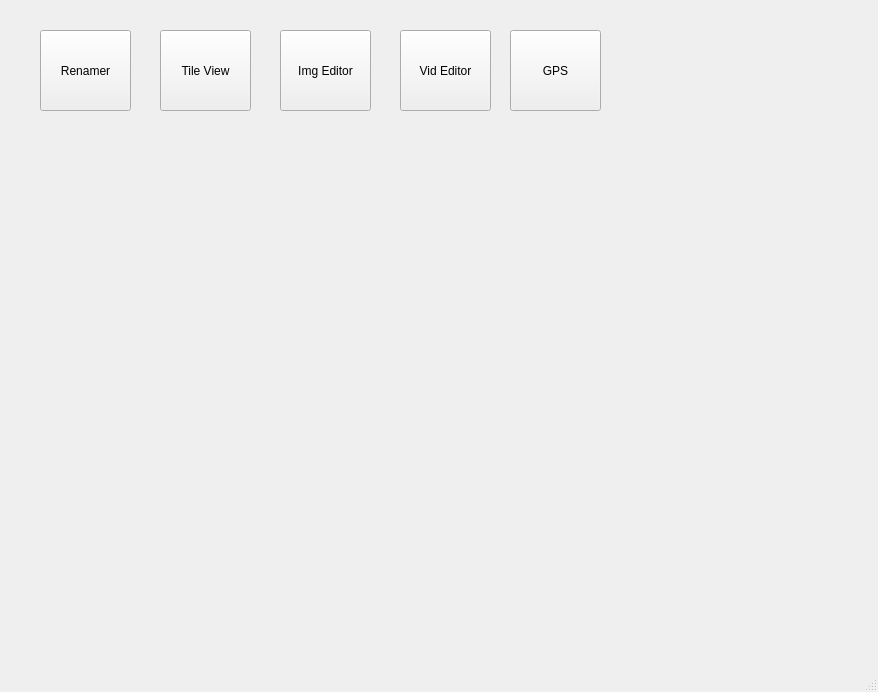
<?xml version="1.0" encoding="UTF-8"?>
<ui version="4.0">
    <class>MainWindow</class>
    <widget class="QMainWindow" name="MainWindow">
        <property name="geometry">
            <rect>
                <x>0</x>
                <y>0</y>
                <width>878</width>
                <height>692</height>
            </rect>
        </property>
        <property name="acceptDrops">
            <bool>true</bool>
        </property>
        <property name="windowTitle">
            <string>Media Management</string>
        </property>
        <widget class="QWidget" name="centralwidget">
            <property name="sizePolicy">
                <sizepolicy hsizetype="Expanding" vsizetype="Expanding">
                    <horstretch>0</horstretch>
                    <verstretch>0</verstretch>
                </sizepolicy>
            </property>
            <widget class="QPushButton" name="pushButton_renamer">
                <property name="geometry">
                    <rect>
                        <x>40</x>
                        <y>30</y>
                        <width>91</width>
                        <height>81</height>
                    </rect>
                </property>
                <property name="text">
                    <string>Renamer</string>
                </property>
            </widget>
            <widget class="QPushButton" name="pushButton_editor_img">
                <property name="geometry">
                    <rect>
                        <x>280</x>
                        <y>30</y>
                        <width>91</width>
                        <height>81</height>
                    </rect>
                </property>
                <property name="text">
                    <string>Img Editor</string>
                </property>
            </widget>
            <widget class="FileExplorerWidget" name="widget" native="true">
                <property name="geometry">
                    <rect>
                        <x>20</x>
                        <y>130</y>
                        <width>831</width>
                        <height>451</height>
                    </rect>
                </property>
                <property name="sizePolicy">
                    <sizepolicy hsizetype="Expanding" vsizetype="Expanding">
                        <horstretch>0</horstretch>
                        <verstretch>0</verstretch>
                    </sizepolicy>
                </property>
            </widget>
            <widget class="QPushButton" name="pushButton_tileview">
                <property name="geometry">
                    <rect>
                        <x>160</x>
                        <y>30</y>
                        <width>91</width>
                        <height>81</height>
                    </rect>
                </property>
                <property name="text">
                    <string>Tile View</string>
                </property>
            </widget>
            <widget class="QPushButton" name="pushButton_gps">
                <property name="geometry">
                    <rect>
                        <x>510</x>
                        <y>30</y>
                        <width>91</width>
                        <height>81</height>
                    </rect>
                </property>
                <property name="text">
                    <string>GPS</string>
                </property>
            </widget>
            <widget class="QPushButton" name="pushButton_editor_vid">
                <property name="geometry">
                    <rect>
                        <x>400</x>
                        <y>30</y>
                        <width>91</width>
                        <height>81</height>
                    </rect>
                </property>
                <property name="text">
                    <string>Vid Editor</string>
                </property>
            </widget>
        </widget>
        <widget class="QMenuBar" name="menubar">
            <property name="geometry">
                <rect>
                    <x>0</x>
                    <y>0</y>
                    <width>878</width>
                    <height>22</height>
                </rect>
            </property>
        </widget>
        <widget class="QStatusBar" name="statusbar"/>
    </widget>
    <customwidgets>
        <customwidget>
            <class>FileExplorerWidget</class>
            <extends>QWidget</extends>
            <header>management.widgets.h</header>
            <container>1</container>
        </customwidget>
    </customwidgets>
    <resources/>
    <connections/>
</ui>
